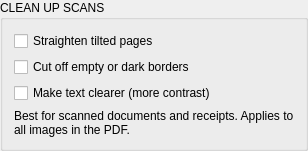
 <widget class="QGroupBox" name="groupBox_cleanup">
  <property name="sizePolicy">
   <sizepolicy hsizetype="Preferred" vsizetype="Fixed">
    <horstretch>0</horstretch>
    <verstretch>0</verstretch>
   </sizepolicy>
  </property>
  <property name="title">
   <string>CLEAN UP SCANS</string>
  </property>
  <layout class="QVBoxLayout" name="v_groupBox_cleanup">
   <item>
    <layout class="QGridLayout" name="g_groupBox_cleanup">
     <item row="0" column="0">
      <widget class="QCheckBox" name="straighten">
       <property name="styleSheet">
        <string>QCheckBox::indicator { width: 20px;height:20px };</string>
       </property>
       <property name="toolTip">
        <string>Turns slightly crooked scans and photos of documents so the text lines are level</string>
       </property>
       <property name="text">
        <string>Straighten tilted pages</string>
       </property>
      </widget>
     </item>
     <item row="1" column="0">
      <widget class="QCheckBox" name="trim_borders">
       <property name="styleSheet">
        <string>QCheckBox::indicator { width: 20px;height:20px };</string>
       </property>
       <property name="toolTip">
        <string>Removes plain white margins and dark scanner edges around the page</string>
       </property>
       <property name="text">
        <string>Cut off empty or dark borders</string>
       </property>
      </widget>
     </item>
     <item row="2" column="0">
      <widget class="QCheckBox" name="contrast">
       <property name="styleSheet">
        <string>QCheckBox::indicator { width: 20px;height:20px };</string>
       </property>
       <property name="toolTip">
        <string>Makes faded or grey scans darker and crisper</string>
       </property>
       <property name="text">
        <string>Make text clearer (more contrast)</string>
       </property>
      </widget>
     </item>
     <item row="3" column="0">
      <widget class="QLabel" name="cleanup_info">
       <property name="text">
        <string>Best for scanned documents and receipts. Applies to all images in the PDF.</string>
       </property>
       <property name="wordWrap">
        <bool>true</bool>
       </property>
      </widget>
     </item>
    </layout>
   </item>
  </layout>
 </widget>
